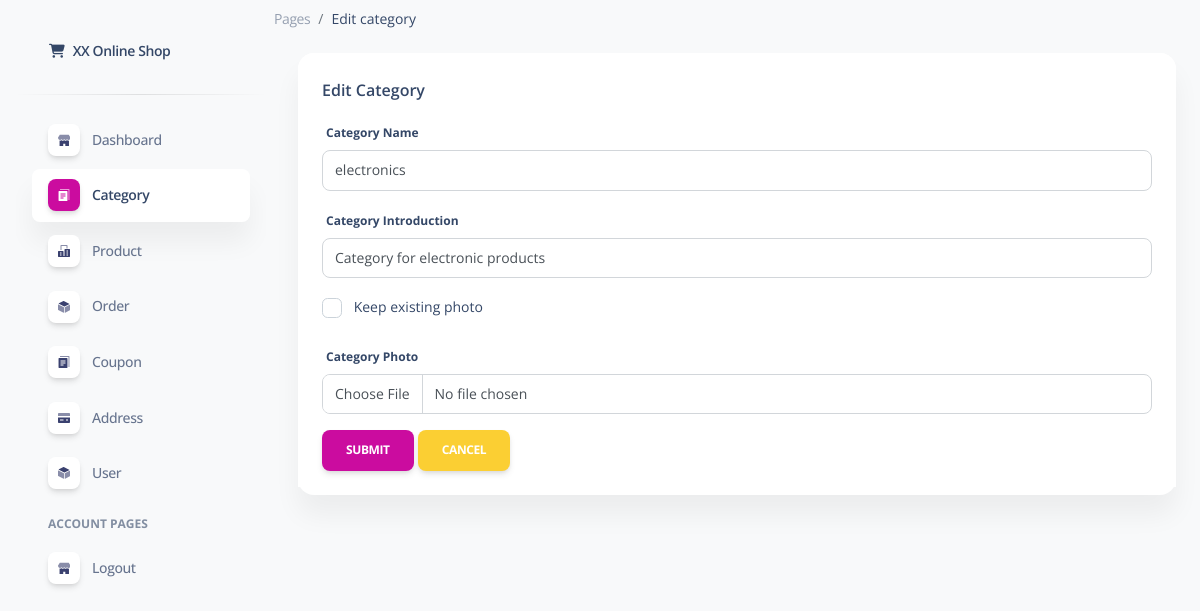
Page /pages/update_category.php?id_category=2 on the committed database.
### tables this page shows
CREATE TABLE `category` (
  `id_category` bigint(20) NOT NULL COMMENT '主键id',
  `category_name` varchar(255) NOT NULL COMMENT '名字',
  `introduction` tinytext DEFAULT NULL COMMENT '简介',
  `category_photo` varchar(256) NOT NULL DEFAULT '''assets/img/profile.png''' COMMENT '种类图片',
  `create_time` timestamp NULL DEFAULT NULL,
  `id_creator` bigint(20) NOT NULL,
  `is_delete` tinyint(1) DEFAULT 0 COMMENT '是否删除',
  `delete_time` timestamp NULL DEFAULT NULL COMMENT '删除时间'
);

### pages/update_category.php (the view, shortened to what this page needs)
<!DOCTYPE html>
<html lang="en">
<head>
    <link href="assets/css/nucleo-icons.css" rel="stylesheet" />
    <link href="assets/css/nucleo-svg.css" rel="stylesheet" />
    <link href="assets/css/nucleo-svg.css" rel="stylesheet" />
    <link id="pagestyle" href="assets/css/soft-ui-dashboard.css" rel="stylesheet" />
</head>
<body class="g-sidenav-show  bg-gray-100">
    <aside class="sidenav navbar navbar-vertical navbar-expand-xs border-0 border-radius-xl my-3 fixed-start ms-3 "
        id="sidenav-main">
        <div class="sidenav-header">
            <a class="navbar-brand m-0" href="https://demos.creative-tim.com/soft-ui-dashboard/pages/dashboard.html"
                target="_blank">
                <i class="fas fa-fw fa-shopping-cart"></i>
                <span class="ms-1 font-weight-bold">XX Online Shop</span>
            </a>
        </div>
        <hr class="horizontal dark mt-0">
        <div class="collapse navbar-collapse  w-auto  max-height-vh-100 h-100" id="sidenav-collapse-main">
            <ul class="navbar-nav">
                <li class="nav-item">
                    <a class="nav-link  " href="../pages/dashboard.php">
                        <div
                            class="icon icon-shape icon-sm shadow border-radius-md bg-white text-center me-2 d-flex align-items-center justify-content-center">
                        </div>
                        <span class="nav-link-text ms-1">Dashboard</span>
                    </a>
                </li>
                <li class="nav-item">
                    <a class="nav-link  active" href="../pages/category.php">
                        <div
                            class="icon icon-shape icon-sm shadow border-radius-md bg-white text-center me-2 d-flex align-items-center justify-content-center">
                        </div>
                        <span class="nav-link-text ms-1">Category</span>
                    </a>
                </li>
                <li class="nav-item">
                    <a class="nav-link  " href="../pages/product.php">
                        <div
                            class="icon icon-shape icon-sm shadow border-radius-md bg-white text-center me-2 d-flex align-items-center justify-content-center">
                        </div>
                        <span class="nav-link-text ms-1">Product</span>
                    </a>
                </li>
                <li class="nav-item">
                    <a class="nav-link  " href="../pages/order.php">
                        <div
                            class="icon icon-shape icon-sm shadow border-radius-md bg-white text-center me-2 d-flex align-items-center justify-content-center">
                        </div>
                        <span class="nav-link-text ms-1">Order</span>
                    </a>
                </li>
                <li class="nav-item">
                    <a class="nav-link  " href="../pages/coupon.php">
                        <div
                            class="icon icon-shape icon-sm shadow border-radius-md bg-white text-center me-2 d-flex align-items-center justify-content-center">
                        </div>
                        <span class="nav-link-text ms-1">Coupon</span>
                    </a>
                </li>
                <li class="nav-item">
                    <a class="nav-link  " href="../pages/address.php">
                        <div
                            class="icon icon-shape icon-sm shadow border-radius-md bg-white text-center me-2 d-flex align-items-center justify-content-center">
                        </div>
                        <span class="nav-link-text ms-1">Address</span>
                    </a>
                </li>
                <li class="nav-item">
                    <a class="nav-link  " href="../pages/user.php">
                        <div
                            class="icon icon-shape icon-sm shadow border-radius-md bg-white text-center me-2 d-flex align-items-center justify-content-center">
                        </div>
                        <span class="nav-link-text ms-1">User</span>
                    </a>
                </li>
                <li class="nav-item mt-3">
                    <h6 class="ps-4 ms-2 text-uppercase text-xs font-weight-bolder opacity-6">Account pages</h6>
                </li>
                <li class="nav-item">
                    <a class="nav-link  " href="../pages/logout.php">
                        <div
                            class="icon icon-shape icon-sm shadow border-radius-md bg-white text-center me-2 d-flex align-items-center justify-content-center">
                        </div>
                        <span class="nav-link-text ms-1">Logout</span>
                    </a>
                </li>
            </ul>
        </div>
    </aside>
    <main class="main-content position-relative max-height-vh-100 h-100 mt-1 border-radius-lg ">
        <ol class="breadcrumb bg-transparent mb-0 pb-0 pt-1 px-0 me-sm-6 me-5">
            <li class="breadcrumb-item text-sm"><a class="opacity-5 text-dark" href="javascript:;">Pages</a></li>
            <li class="breadcrumb-item text-sm text-dark active" aria-current="page">Edit category</li>
        </ol>
        <div class="container-fluid py-4">
            <div class="row">
                <div class="col-12">
                    <div class="card mb-4">
                        <div class="card-header pb-0">
                            <h6>Edit Category</h6>
                            <?php
                            include "connect_db.php";
                            $id_category = $_GET['id_category'];
                            $qry_get_category = mysqli_query($conn, "SELECT * FROM category WHERE id_category = '$id_category' AND is_delete = 0");
                            $dt_category = mysqli_fetch_assoc($qry_get_category);
                            ?>
                            <form method="POST" action="../pages/process_update_category.php"
                                enctype="multipart/form-data">
                                <section class="base">
                                    <div class="mb-3">
                                        <label for="exampleInputEmail1" class="form-label">Category Name</label>
                                        <input type="text" name="category_name"
                                            value="<?= $dt_category['category_name'] ?>" class="form-control" required>
                                    </div>
                                    <div class="mb-3">
                                        <label for="exampleInputEmail1" class="form-label">Category Introduction</label>
                                        <input type="text" name="introduction"
                                            value="<?= $dt_category['introduction'] ?>" class="form-control" required>
                                    </div>
                                    <div class="mb-3 form-check">
                                        <input type="checkbox" class="form-check-input" name="keep_photo"
                                            id="keep_photo">
                                        <label class="form-check-label" for="keep_photo">Keep existing photo</label>
                                    </div>
                                    <div class="mb-3">
                                        <label for="exampleInputEmail1" class="form-label">Category Photo</label>
                                        <input type="file" name="file" class="form-control">
                                    </div>
                                    <div>
                                        <input type="submit" name="simpan" value="Submit" class="btn btn-primary">
                                        <a class="btn btn-warning" href="../pages/category.php">Cancel</a>
                                    </div>
                                </section>
                            </form>
                        </div>
                        <div class="card-body px-0 pt-0 pb-2">
                        </div>
                    </div>
                </div>
            </div>
</body>
</html>

### pages/assets/css/nucleo-svg.css (style rules this page uses)
.icon { display: inline-block; color: #111111; height: 1em; width: 1em; }
.icon-sm { height: 0.8em; width: 0.8em; }
.icon { fill: currentColor; stroke: none; }

### rows in the picture
category: category_name "electronics", introduction "Category for electronic products"
